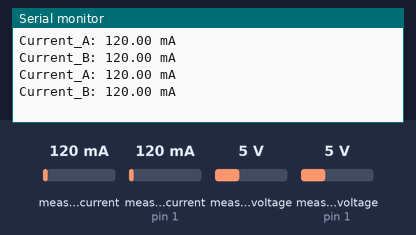
Bench run of a sketch on a simulated Arduino Uno, built with avr-gcc and run on an emulated ATmega328P. Shown: the last lines printed to the serial monitor. The test bench sets the inputs (shaded band); at power-on: measured current 120 mA, measured current (sensor on pin 1) 120 mA, measured voltage 5 V, measured voltage (sensor on pin 1) 5 V.

Above: at 1.2 s.
1.3 s: measured current (sensor 0) set to 40 mA
At 2.5 s:
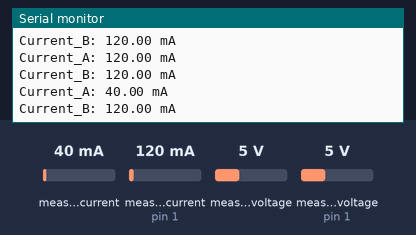
2.8 s: measured current (sensor on pin 1) set to 40 mA
At 3.7 s:
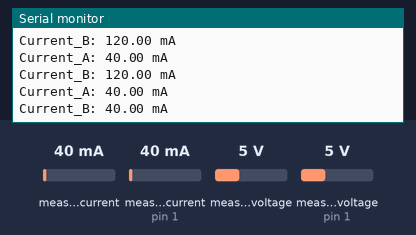
4.3 s: measured current (sensor 0) set to 500 mA
At 5.6 s:
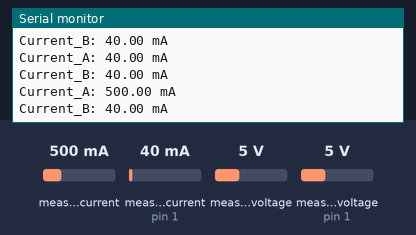
5.8 s: measured current (sensor on pin 1) set to 500 mA
At 6.9 s:
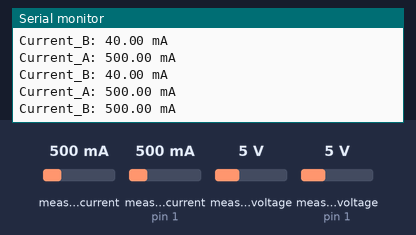
Timing chart, 0 to 8.3 s (numbered marks = the images above; inputs shaded):
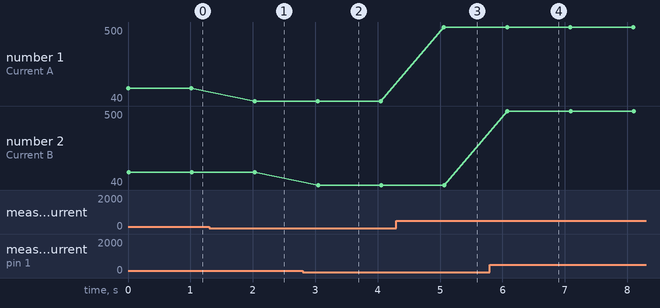

The sketch:

Current_Sensor.ino
```cpp
#include <Adafruit_INA219.h>
#include<Wire.h>

Adafruit_INA219 ina219_A;
Adafruit_INA219 ina219_B(0x41);


void setup() {
  // put your setup code here, to run once:
  Serial.begin(115200);
  uint32_t currentFrequency;
  ina219_A.begin();
  ina219_B.begin();

}

void loop() {
  // put your main code here, to run repeatedly:
  float shuntvoltage_A = 0;
  float busvoltage_A = 0;
  float current_mA_A = 0;
  float loadvoltage_A = 0;
  float shuntvoltage_B = 0;
  float busvoltage_B = 0;
  float current_mA_B = 0;
  float loadvoltage_B = 0;
  shuntvoltage_A = ina219_A.getShuntVoltage_mV();
  busvoltage_A = ina219_A.getBusVoltage_V();
  current_mA_A = ina219_A.getCurrent_mA();
  loadvoltage_A = busvoltage_A + (shuntvoltage_A / 1000);
  Serial.print("Current_A: ");
  Serial.print(current_mA_A );
  Serial.println(" mA");
  shuntvoltage_B = ina219_B.getShuntVoltage_mV();
  busvoltage_B = ina219_B.getBusVoltage_V();
  current_mA_B = ina219_B.getCurrent_mA();
  loadvoltage_B = busvoltage_B + (shuntvoltage_B / 1000);
  Serial.print("Current_B: ");
  Serial.print(current_mA_B);
  Serial.println(" mA");
  Serial.println("");
  delay(1000);

}
```

Measured:
- after the input at 1.3 s, the serial monitor: prints a new line after 0.73 s (image 1)
- after the input at 2.8 s, the serial monitor: prints a new line after 0.25 s (image 2)
- after the input at 4.3 s, the serial monitor: prints a new line after 0.76 s (image 3)
- after the input at 5.8 s, the serial monitor: prints a new line after 0.28 s (image 4)
- plotted number 1: 120 → 40 after the input at 1.3 s, 40 → 500 after the input at 4.3 s
